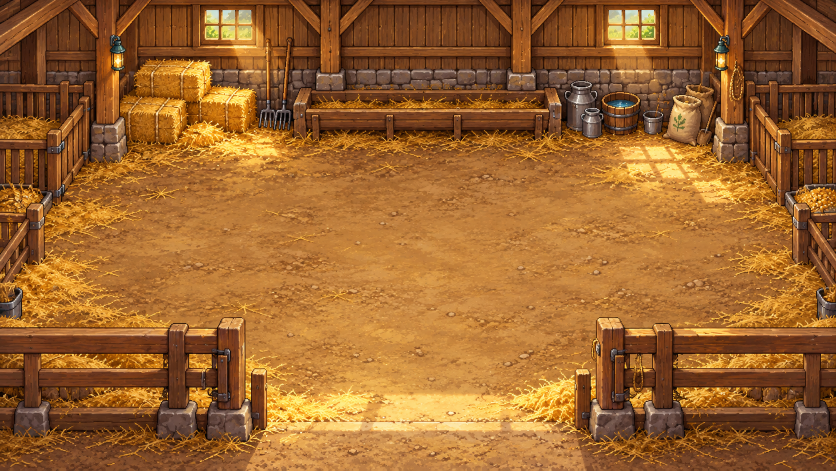
#> input picture assets/source/barn.png, 1672 x 941 px, given in place of fields.png, which was not available (shown at 1/2 size)
$ python generate_art.py
#> lines starting #> are read from the running program, lines starting #| are printed output that depends on the picture; after the words box and inside, x2 and y2 are one past the last pixel; in counts of white or black regions, pixels touching at a corner belong together; pictures that were not available may be replaced by others from this repository, and a replacement may not be noted
"""Export original illustrated sources as deterministic, sharp runtime atlases.

Pillow is an authoring dependency only. Lossless sources live in assets/source;
runtime assets need no generator, network, Pillow or AI service.
"""

from collections import deque
import json
from pathlib import Path
from PIL import Image, ImageDraw

ROOT = Path(__file__).resolve().parents[1]
OUT = ROOT / "assets"
SOURCE = OUT / "source"
SIZE = (512, 288)
CELL = 96
SPECIES = (
    "chicken",
    "duck",
    "peacock",
    "cow",
    "goat",
    "sheep",
    "pig",
    "horse",
    "mutt",
    "beagle",
    "collie",
    "golden",
)
SIZES = {
    "chicken": (34, 34),
    "duck": (42, 33),
    "peacock": (62, 48),
    "cow": (80, 65),
    "goat": (58, 49),
    "sheep": (57, 44),
    "pig": (64, 40),
    "horse": (86, 76),
    "mutt": (43, 39),
    "beagle": (48, 39),
    "collie": (58, 45),
    "golden": (63, 48),
}
FEATURES = {
    "fields": ["tilled_soil", "paths", "fences", "trees", "flowers", "stones", "tools", "well"],
    "coop": ["perches", "nests", "eggs", "straw", "feeders", "water", "feed_sacks", "feathers", "beams"],
    "barn": ["hay_bales", "straw", "trough", "buckets", "partitions", "tools", "feed_sacks", "beams"],
    "pigsty": ["mud_pool", "hoofprints", "pens", "trough", "water", "straw", "muddy_walls", "buckets"],
    "stable": ["stalls", "hay_racks", "trough", "saddle", "bridles", "horseshoes", "tools", "beams"],
    "kennel": ["beds", "blankets", "sleeping_cubbies", "bowls", "toys", "balls", "bones", "shelves", "rug"],
}
WINDOWS = {
    "coop": [[143, 9, 32, 25], [341, 8, 35, 26]],
    "barn": [[125, 5, 32, 22], [370, 5, 32, 22]],
    "pigsty": [[116, 8, 44, 22], [357, 8, 45, 22]],
    "stable": [[103, 6, 86, 23], [321, 6, 87, 23]],
    "kennel": [[138, 0, 51, 43], [327, 0, 51, 43]],
}
LAMPS = {
    "coop": [[228, 24], [456, 31]],
    "barn": [[71, 34], [443, 34]],
    "pigsty": [[64, 48], [446, 48]],
    "stable": [[202, 33], [309, 33]],
    "kennel": [[40, 58], [280, 47]],
    "fields": [[43, 78]],
}
FOREGROUND = {
    "fields": [[(0, 230), (60, 230), (102, 288), (0, 288)], [(465, 218), (512, 205), (512, 288), (425, 288)]],
    "coop": [[(0, 235), (172, 235), (181, 288), (0, 288)], [(327, 236), (512, 235), (512, 288), (320, 288)]],
    "barn": [[(0, 203), (144, 197), (164, 264), (0, 273)], [(366, 197), (512, 204), (512, 273), (355, 264)]],
    "pigsty": [
        [(0, 232), (139, 231), (145, 288), (0, 288)],
        [(363, 229), (512, 231), (512, 288), (359, 288)],
    ],
    "stable": [[(0, 225), (80, 215), (103, 288), (0, 288)], [(420, 216), (512, 224), (512, 288), (410, 288)]],
    "kennel": [
        [(0, 225), (112, 230), (242, 271), (242, 288), (0, 288)],
        [(275, 273), (400, 234), (512, 222), (512, 288), (275, 288)],
    ],
}


# [107 lines left out: functions opaque_sprite, components, export_animals, export_crops, not called in this run]


def main():
    scenes = {}
    for scene, features in FEATURES.items():
        background = Image.open(SOURCE / f"{scene}.png").convert("RGB").resize(SIZE, Image.Resampling.NEAREST)
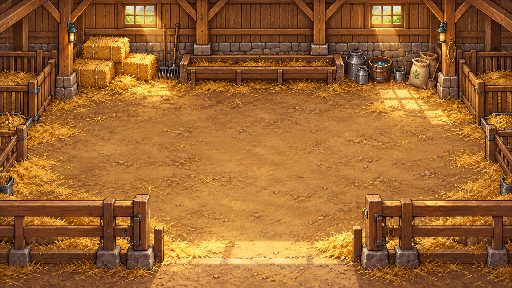
#> background: PIL image 512x288 RGB; mean R, G, B 156.3, 101, 46.5
        background.save(OUT / f"{scene}.png", optimize=True)
        mask = Image.new("L", SIZE)
#> mask: PIL image 512x288 L; every value is 0
        draw = ImageDraw.Draw(mask)
        for polygon in FOREGROUND[scene]:
            draw.polygon(polygon, fill=255)
        foreground = background.convert("RGBA")
        foreground.putalpha(mask)
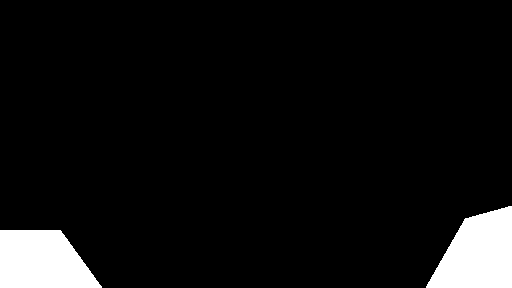
#> mask: PIL image 512x288 L; 6.6% white; 2 white regions, box (x1, y1, x2, y2) and area: (426, 206, 512, 288) 4952, (0, 230, 102, 288) 4735
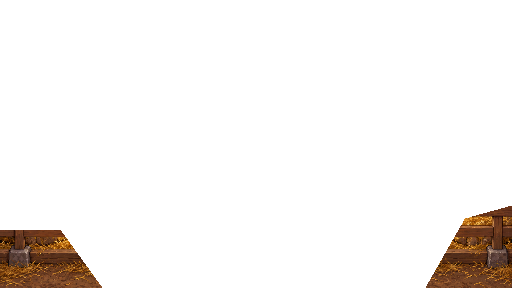
#> foreground: PIL image 512x288 RGBA; mean R, G, B, A 156.3, 101, 46.5, 16.8; transparent parts drawn white
        foreground.save(OUT / f"{scene}-foreground.png", optimize=True)
        scenes[scene] = {
            "interior": scene != "fields",
            "features": features,
            "windows": WINDOWS.get(scene, []),
            "lamps": LAMPS[scene],
            "foreground_depth": 264,
            "walkable": [92, 151, 420, 250],
        }
#> pass 2 of the loop in main, `for scene, features in FEATURES.items():`:
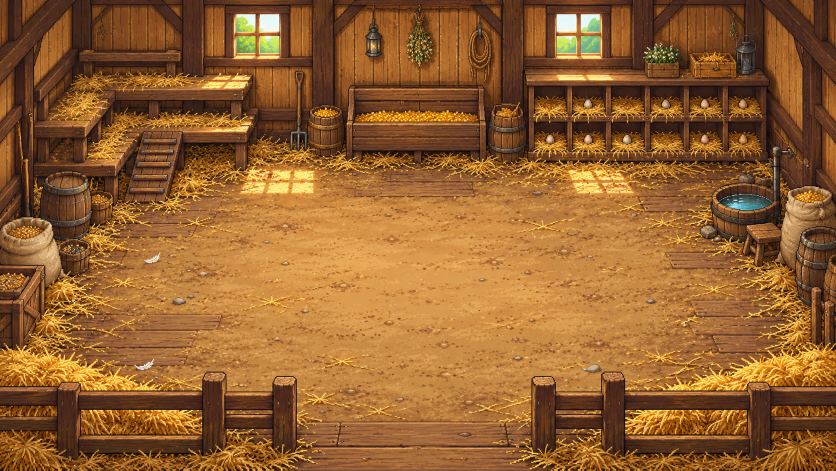
#> input picture assets/source/coop.png, 1672 x 941 px (shown at 1/2 size)
#> in main, `foreground.putalpha(mask)`:
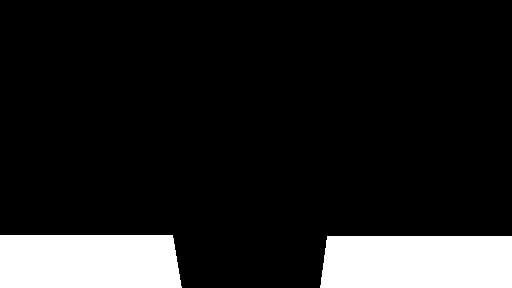
#> mask: PIL image 512x288 L; 13% white; 2 white regions, box (x1, y1, x2, y2) and area: (320, 236, 512, 288) 9798, (0, 235, 182, 288) 9403
#> in main, `foreground.putalpha(mask)`:
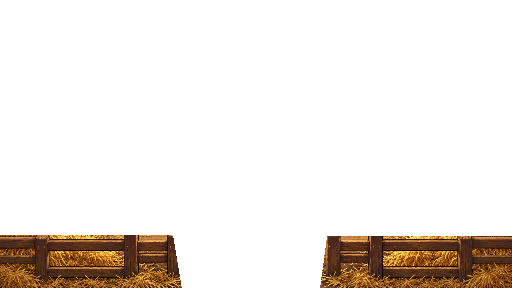
#> foreground: PIL image 512x288 RGBA; mean R, G, B, A 147.2, 96.6, 47, 33.2; transparent parts drawn white
    dimensions = export_animals()
    export_crops()
    manifest = {
        "version": 2,
        "resolution": list(SIZE),
        "cell": CELL,
        "animal_frames": 6,
        "species": list(SPECIES),
        "sprite_bounds": dimensions,
        "animations": {
            "idle": [0, 1, 0, 0],
            "walk": [2, 0, 3, 0],
            "feed": [0, 4, 4, 0],
            "rest": [0, 5, 5, 0],
            "display": [0, 1, 1, 0],
        },
        "scenes": scenes,
    }
    (OUT / "manifest.json").write_text(
        json.dumps(manifest, ensure_ascii=False, indent=2) + "\n", encoding="utf-8"
    )
    print("Exported 6 backgrounds, 6 foregrounds, 72 animal frames and 20 crop stages at 512×288.")


if __name__ == "__main__":
#> (the run stopped early here; a loop or call above may not have finished)
